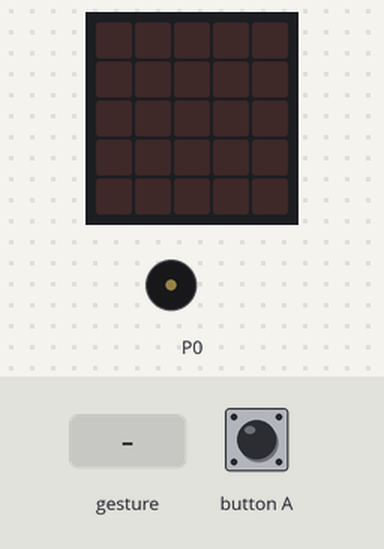
This program was run on a simulated BBC micro:bit (MakeCode). On the bench: the board's 5×5 LED display, buzzer (waves = sounding). The test bench sets the inputs (shaded band). Random numbers come from a fixed seed; a tilt is held for 1.5 s and a shake lasts 1 s, then the board lies face up again.

Above: at 1.2 s.
1.3 s: button A pressed for 0.15 s
At 2.6 s:
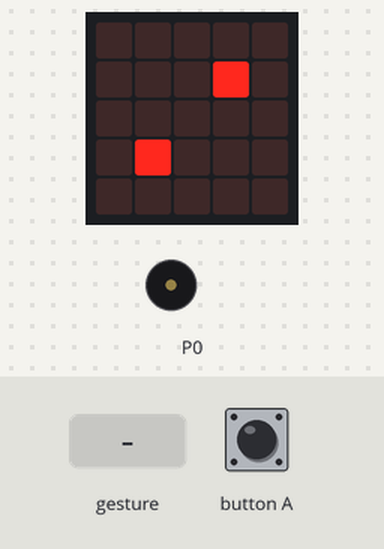
2.9 s: gesture 'screen down'
At 3.3 s:
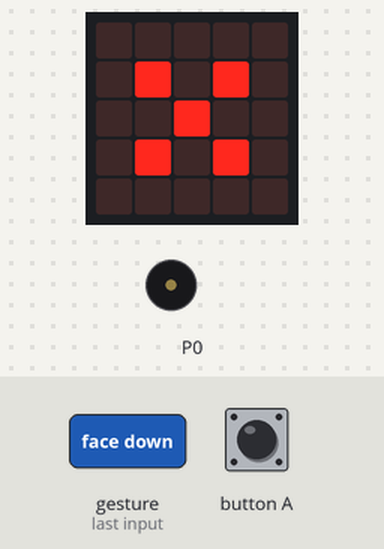
4.5 s: button A pressed for 0.15 s
At 5.2 s:
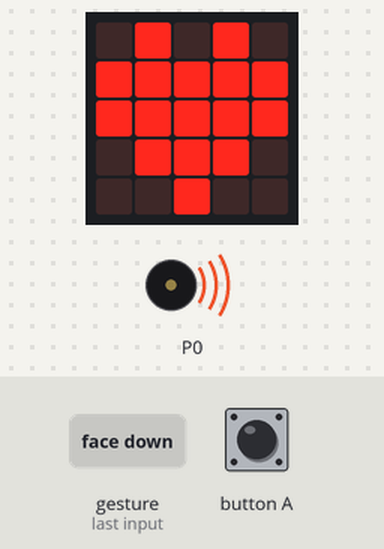
7.6 s: button A pressed 5 times (0.12 s each, 0.3 s apart)
At 11.2 s:
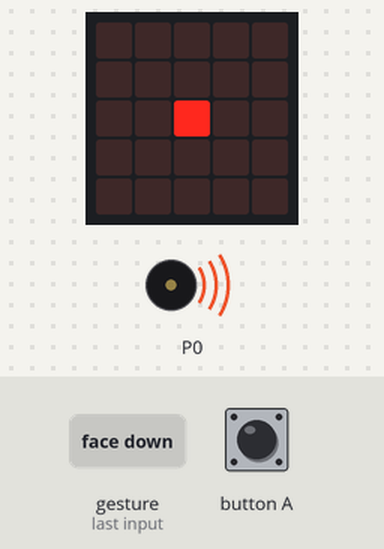
11.7 s: button A pressed for 0.15 s
At 12.9 s:
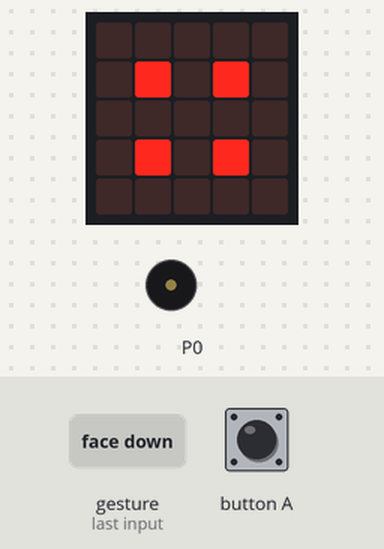
13.7 s: button A pressed 5 times (0.12 s each, 0.3 s apart)
At 15.42 s:
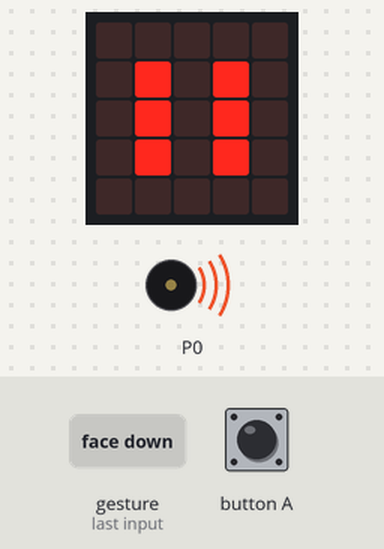
Timing chart, 0 to 17.3 s (numbered marks = the images above; inputs shaded):
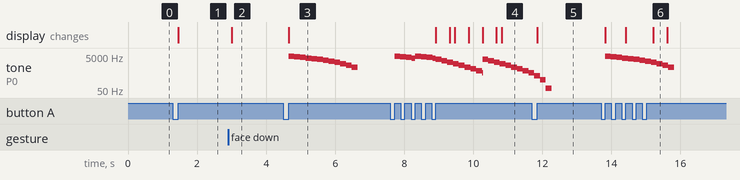

Measured:
- after the input at 1.3 s, the display: changes after 0.15 s (image 1)
- after the input at 2.9 s, the display: changes after 0.10 s (image 2)
- after the input at 4.5 s, tone on P0: plays 4828 Hz for 0.17 s, 4486 Hz for 0.17 s, 4143 Hz for 0.17 s, 3801 Hz for 0.17 s, 3458 Hz for 0.17 s, 3116 Hz for 0.17 s … (12 notes in this stretch), starting after 0.15 s; the display: changes after 0.15 s (image 3)
- after the input at 7.6 s, tone on P0: plays 4828 Hz for 0.17 s, 4486 Hz for 0.17 s, 4143 Hz for 0.17 s, 3801 Hz for 0.10 s, 4828 Hz for 0.17 s, 4486 Hz for 0.17 s … (26 notes in this stretch), starting after 0.12 s; the display: changes after 1.3 s (image 4)
- after the input at 11.7 s, the display: changes after 0.15 s (image 5)
- after the input at 13.7 s, tone on P0: plays 4828 Hz for 0.17 s, 4486 Hz for 0.17 s, 4143 Hz for 0.17 s, 3801 Hz for 0.17 s, 3458 Hz for 0.17 s, 3116 Hz for 0.17 s … (12 notes in this stretch), starting after 0.12 s; the display: first changes after 0.12 s (image 6 shows a later state)
- what the display in image 6 shows lasts 0.4 s, from 15.2 s to 15.6 s

The program:

main.ts
```typescript
let x = 0
input.onGesture(Gesture.ScreenDown, function () {
    ox()
})
input.onButtonPressed(Button.A, function () {
    ox()
})
function ox () {
    x = randint(1, 7)
    if (x == 1) {
        music.play(music.createSoundExpression(WaveShape.Sine, 3853, 0, 183, 0, 2000, SoundExpressionEffect.None, InterpolationCurve.Logarithmic), music.PlaybackMode.InBackground)
        basic.showLeds(`
            . . . . .
            . . . . .
            . . # . .
            . . . . .
            . . . . .
            `)
        basic.clearScreen()
        basic.pause(150)
        basic.showLeds(`
            . . . . .
            . . . . .
            . . # . .
            . . . . .
            . . . . .
            `)
    } else if (x == 2) {
        basic.showLeds(`
            . . . . .
            . . . # .
            . . . . .
            . # . . .
            . . . . .
            `)
    } else if (x == 3) {
        basic.showLeds(`
            . . . . .
            . . . # .
            . . # . .
            . # . . .
            . . . . .
            `)
    } else if (x == 4) {
        basic.showLeds(`
            . . . . .
            . # . # .
            . . . . .
            . # . # .
            . . . . .
            `)
    } else if (x == 5) {
        basic.showLeds(`
            . . . . .
            . # . # .
            . . # . .
            . # . # .
            . . . . .
            `)
    } else if (x == 6) {
        basic.showLeds(`
            . . . . .
            . # . # .
            . # . # .
            . # . # .
            . . . . .
            `)
    } else {
        music.play(music.createSoundExpression(WaveShape.Sine, 5000, 890, 255, 0, 2000, SoundExpressionEffect.None, InterpolationCurve.Linear), music.PlaybackMode.InBackground)
        basic.showIcon(IconNames.Heart)
    }
}
```

test.ts
```typescript
// 在這裡測試；當此封包作為擴充功能時，將不會編譯此內容。
```
